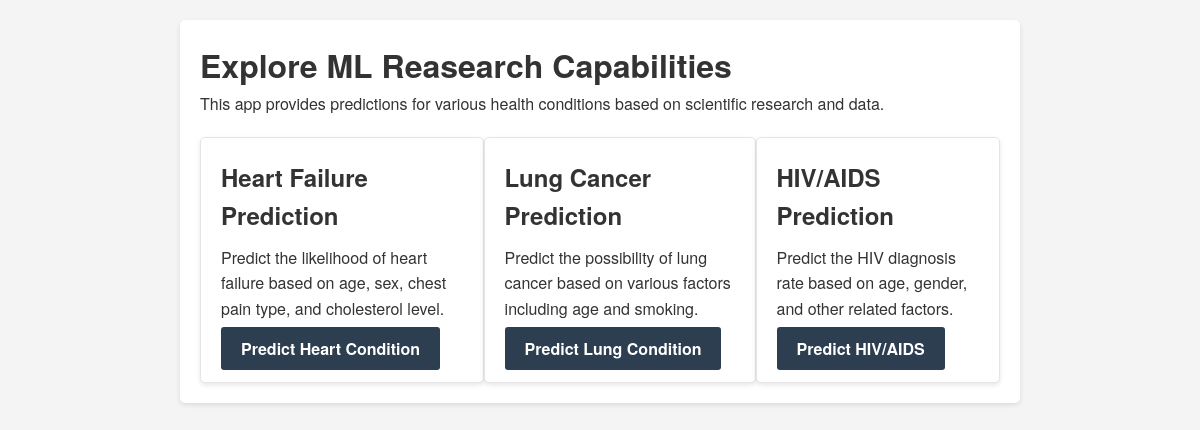
The app's page /, older data.
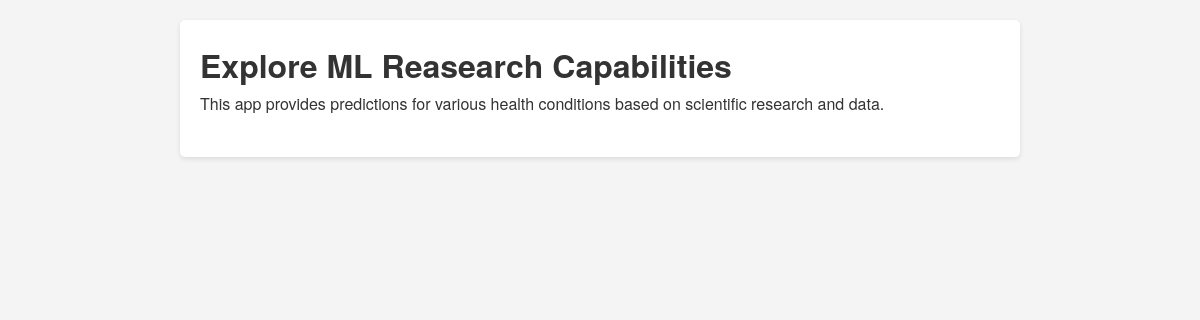
The same page, newer data.
### ai/models.py (models this page shows, shortened)
class MlModel(models.Model):
    header = models.CharField(max_length=128)
    text = models.TextField(null=True, blank=True)
    href = models.CharField(max_length=128)
    link = models.CharField(max_length=128)

### ai/views.py (the view)
# urls.py: path('', IndexView.as_view(), name='index'),
class IndexView(CommonMixin, TemplateView):
    template_name = 'ai/index.html'
    title = 'Longevity'
    greetings = "Explore ML Reasearch Capabilities"
    cards = MlModel.objects.all()

### ai/common/views.py (called while the page is built)
    def get_context_data(self, **kwargs):
        context = super(CommonMixin, self).get_context_data(**kwargs)
        context['title'] = self.title
        context['greetings'] = self.greetings
        context['cards'] = self.cards
        context['result'] = self.result
        return context

### ai/templates/ai/index.html (shortened to what this page needs)
{% load static %}
<!DOCTYPE html>
<html>
<head>
  <link rel="stylesheet" href={% static 'css/styles.css' %}>
</head>
<body>
<div class="container">
  <h1>{{ greetings }}</h1>
  <p>This app provides predictions for various health conditions based on scientific research and data.</p>
  <div class="condition-list">
      {% for card in cards %}
          <div class="condition-card">
             <h2>{{ card.header }}</h2>
             <p>{{ card.text }}</p>
             <a href='{{ card.href }}' class="condition-link">{{ card.link }}</a>
          </div>
      {% endfor %}
  </div>
</div>
</body>
</html>

Row changes from the older to the newer data that the page shows:
removed MlModel: header "Heart Failure Prediction", text "Predict the likelihood of heart failure based on age, sex, chest pain type, and cholesterol level.", link "Predict Heart Condition"
removed MlModel: header "Lung Cancer Prediction", text "Predict the possibility of lung cancer based on various factors including age and smoking.", link "Predict Lung Condition"
removed MlModel: header "HIV/AIDS Prediction", text "Predict the HIV diagnosis rate based on age, gender, and other related factors.", link "Predict HIV/AIDS"
